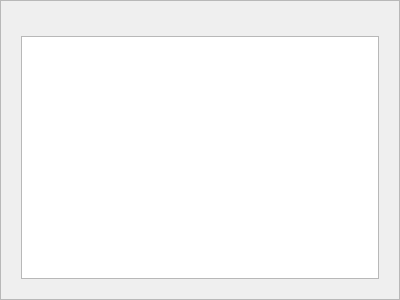
<?xml version="1.0" encoding="UTF-8"?>
<ui version="4.0">
 <class>_browserWidget</class>
 <widget class="QFrame" name="_browserWidget">
  <property name="geometry">
   <rect>
    <x>0</x>
    <y>0</y>
    <width>400</width>
    <height>300</height>
   </rect>
  </property>
  <property name="windowTitle">
   <string>Frame</string>
  </property>
  <property name="frameShape">
   <enum>QFrame::StyledPanel</enum>
  </property>
  <property name="frameShadow">
   <enum>QFrame::Raised</enum>
  </property>
  <layout class="QVBoxLayout" name="verticalLayout">
   <item>
    <widget class="QWidget" name="_breadCrump" native="true">
     <property name="sizePolicy">
      <sizepolicy hsizetype="Preferred" vsizetype="Preferred">
       <horstretch>1</horstretch>
       <verstretch>0</verstretch>
      </sizepolicy>
     </property>
     <layout class="QHBoxLayout" name="_breadCrumpLayout">
      <property name="spacing">
       <number>0</number>
      </property>
      <property name="bottomMargin">
       <number>0</number>
      </property>
     </layout>
    </widget>
   </item>
   <item>
    <widget class="QWidget" name="_browser" native="true">
     <property name="sizePolicy">
      <sizepolicy hsizetype="Preferred" vsizetype="Preferred">
       <horstretch>1</horstretch>
       <verstretch>0</verstretch>
      </sizepolicy>
     </property>
     <layout class="QVBoxLayout" name="verticalLayout_7">
      <item>
       <widget class="QTreeView" name="_browserView">
        <property name="sizePolicy">
         <sizepolicy hsizetype="Expanding" vsizetype="Expanding">
          <horstretch>1</horstretch>
          <verstretch>0</verstretch>
         </sizepolicy>
        </property>
        <property name="alternatingRowColors">
         <bool>true</bool>
        </property>
        <property name="rootIsDecorated">
         <bool>false</bool>
        </property>
        <property name="itemsExpandable">
         <bool>false</bool>
        </property>
        <property name="headerHidden">
         <bool>true</bool>
        </property>
       </widget>
      </item>
     </layout>
    </widget>
   </item>
  </layout>
 </widget>
 <resources/>
 <connections/>
</ui>
